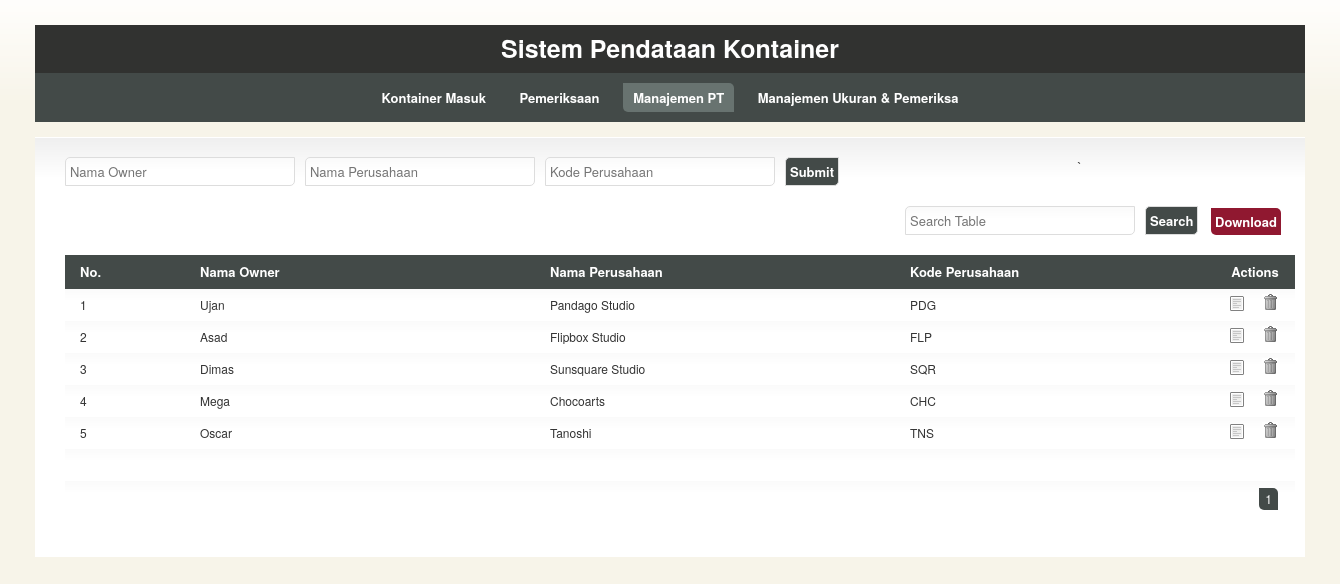
/index.php/manajemen_pt, run on an earlier commit of the app's database.
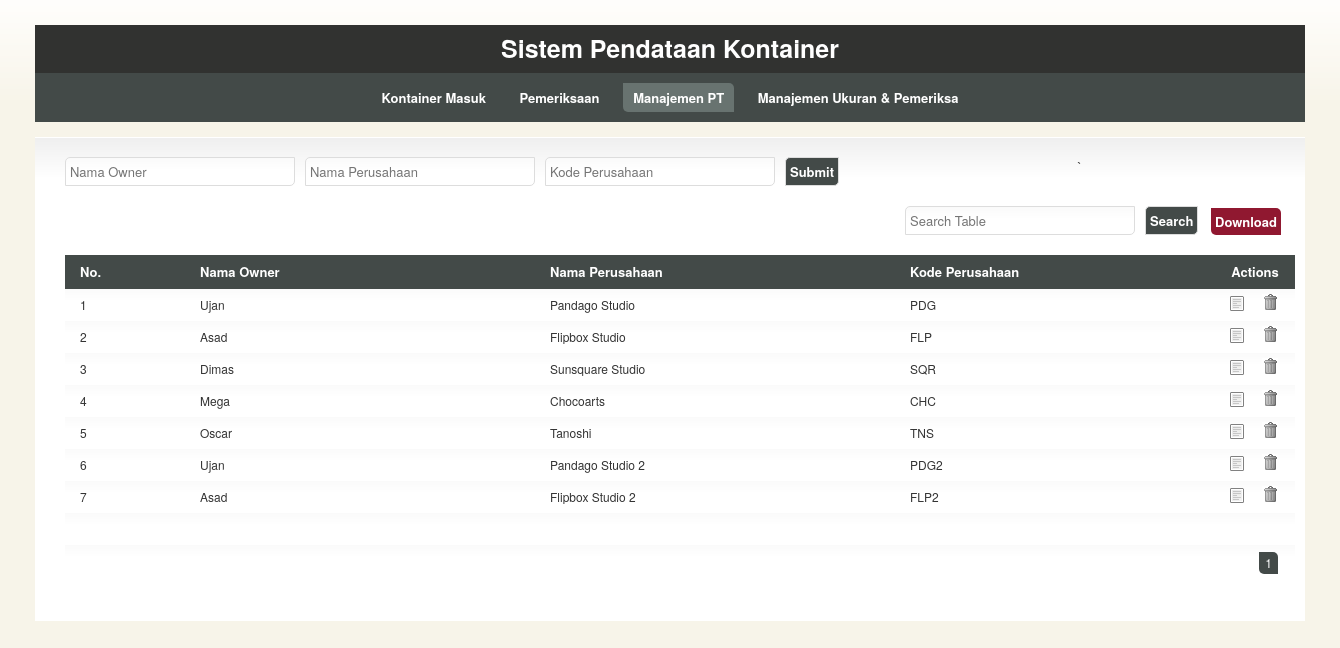
And on a later commit of the database.
### tables this page shows
CREATE TABLE IF NOT EXISTS `perusahaan` (
  `no` int(10) NOT NULL AUTO_INCREMENT,
  `nama` varchar(100) DEFAULT NULL,
  `owner` varchar(100) DEFAULT NULL,
  `kode` varchar(50) DEFAULT NULL,
  PRIMARY KEY (`no`)
);

### application/controllers/manajemen_pt.php (called while the page is built, shortened)
<?php if ( ! defined('BASEPATH')) exit('No direct script access allowed');
class Manajemen_pt extends CI_Controller
{
	function __construct()
	{
		$this->load->model('perusahaan_model', 'perusahaan', true);
		$this->load->model('ukuran_model', 'ukuran', true);
	}
	function index()
	{
		$data['rows'] = $this->perusahaan->get_rows(0, 30);
		$data['maxpage'] = $this->perusahaan->get_max_page();
		$data['page'] = 1;
		$this->load->view('manajemen_pt_view', $data);
	}
}

### index.php (called while the page is built, shortened)
<?php
require_once BASEPATH.'core/CodeIgniter.php';

### application/models/perusahaan_model.php (called while the page is built, shortened)
<?php if ( ! defined('BASEPATH')) exit('No direct script access allowed');
class Perusahaan_model extends CI_Model
{
	function get_rows($start, $limit)
	{
		$kueri = "SELECT * FROM perusahaan ORDER BY no LIMIT $start, $limit";
		$ret = $this->db->query($kueri)->result_array();
		return $ret;
	}
}

### application/views/manajemen_pt_view.php (the view, shortened to what this page needs)
<!DOCTYPE html>
<html lang="en">
	<head>
		<link rel="stylesheet" href="<?=base_url();?>application/css/960.css" type="text/css" media="screen" charset="utf-8" />
		<link rel="stylesheet" href="<?=base_url();?>application/css/template.css" type="text/css" media="screen" charset="utf-8" />
		<link rel="stylesheet" href="<?=base_url();?>application/css/colour.css" type="text/css" media="screen" charset="utf-8" />
		<link rel="stylesheet" type="text/css" href="<?=base_url();?>application/js/jquery.fancybox-1.3.4/fancybox/jquery.fancybox-1.3.4.css" media="screen" />
	</head>
	<body>
		<header id="header">
			<?php
				$data['active'] = 3;
				$this->load->view('header', $data);
			?>
		</header>
		<section id="section">
			<div id="content" class="container_16 clearfix">
				<form method="post" action="<?=site_url('manajemen_pt/entry')?>">
					<div class="grid_5"><p>
						<input name="owner" type="text" placeholder="Nama Owner" required/>
					</p></div>
					<div class="grid_5"><p>
						<input name="nama" type="text" placeholder="Nama Perusahaan" required/>
					</p></div>
					<div class="grid_5"><p>
						<input name="kode" type="text" placeholder="Kode Perusahaan" required/>
					</p></div>
					<div class="grid_1"><p>
						<input type="submit" value="Submit"/>
					</p></div>
				</form>
				<div class="grid_14">
					<p>&nbsp;</p>
				</div>
				<form method='POST' action='<?=base_url();?>manajemen_pt/search'>
					<div class="grid_5">
						<p>
							<input type="text" name='search' placeholder="Search Table"/>
						</p>
					</div>
					<div class="grid_1">
						<p>
							<input type="submit" value="Search" />
						</p>
					</div>
				</form>
				<div class="grid_1">
					<p>
						<?php
						$download_url = base_url()."manajemen_pt/download_xls";
						?>
						<a href='<?=$download_url;?>' class='error'>Download</a>
					</p>
				</div>
				<div class="grid_16">
					<table id="dataList" clas="tablesorter">
						<colgroup>
							<col class="colA" style="width:120px; word-wrap:break-word;"/>
							<col class="colC" style="width:350px; word-wrap:break-word;"/>
							<col class="colD" style="width:360px; word-wrap:break-word;"/>
							<col class="colE" style="width:320px; word-wrap:break-word;"/>
							<col class="colG" style="width:30px; word-wrap:break-word;"/>
							<col class="colH" style="width:50px; word-wrap:break-word;"/>
						</colgroup>
						<thead>
							<tr>
								<th>No.</th>
								<th>Nama Owner</th>
								<th>Nama Perusahaan</th>
								<th>Kode Perusahaan</th>
								<th class='center' colspan="2" width="10%">Actions</th>
							</tr>
						</thead>
						<tbody>
							<?php
							foreach($rows as $row){
								extract($row);
								echo "
									<tr>
										<td id='col_no_$no' style='text-align:left;'>$no</td>
										<td id='col_owner_$no'>$owner</td>
										<td id='col_nama_$no'>$nama</td>
										<td id='col_kode_$no'>$kode</td>
										<td id='col_edit_$no' class='center'><a href='#' onclick=\"edit_row('$no')\" class='edit'></a></td>
										<td id='col_delete_$no' class='center'><a href='#' onclick=\"confirm_delete_row('$no')\" class='trash'></a></td>
									</tr>
								";
							}
							?>
						</tbody>
						<tfoot>
							<tr><td colspan="9">&nbsp;</td><tr>
							<tr>
								<td colspan="9" class="pagination">
									<?php
										$st = $page-4;
										if($st < 1) $st = 1;
										$en = $st + 9;
										if($en > $maxpage){
											$en = $maxpage;
											$st = $en-9;
											if($st < 1) $st = 1;
										}
										for($i = $st; $i <= $en; $i++){
											if($i == $page) echo "<span class='active curved'>$i</span>";
											else{
												if(isset($key)) echo "<a href='".base_url()."manajemen_pt/search?key=$key&page=$i' class='curved'>$i</a>";
												else echo "<a href='".base_url()."manajemen_pt/page/$i' class='curved'>$i</a>";
											}
										}
									?>
								</td>
							</tr>
						</tfoot>
					</table>
				</div>`
			</div>
		</section>
	</body>
</html>

### application/views/header.php (shortened to what this page needs)
<div id="colhead"><h1 id="head">Sistem Pendataan Kontainer</h1></div>
<div id="colnav">
	<ul id="navigation">
		<?php
			if($active == 1) echo "
				<li><span class='active'>Kontainer Masuk</span></li>
				<li><a href='".site_url('pemeriksaan')."'>Pemeriksaan</a></li>
				<li><a href='".site_url('manajemen_pt')."'>Manajemen PT</a></li>
				<li><a href='".site_url('manajemen_ukuran_pemeriksa')."'>Manajemen Ukuran & Pemeriksa</a></li>
			";
			elseif($active == 3) echo "
				<li><a href='".site_url('kontainer')."'>Kontainer Masuk</a></li>
				<li><a href='".site_url('pemeriksaan')."'>Pemeriksaan</a></li>
				<li><span class='active'>Manajemen PT</span></li>
				<li><a href='".site_url('manajemen_ukuran_pemeriksa')."'>Manajemen Ukuran & Pemeriksa</a></li>
			";
		?>
	</ul>
</div>

### application/css/960.css (style rules this page uses)
html,body,div,span,applet,object,iframe,h1,h2,h3,h4,h5,h6,p,blockquote,pre,a,abbr,acronym,address,big,cite,code,del,dfn,em,font,img,ins,kbd,q,s,samp,small,strike,strong,sub,sup,tt,var,b,u,i,center,dl,dt,dd,ol,ul,li,fieldset,form,label,legend,table,caption,tbody,tfoot,thead,tr,th,td { margin:0;padding:0;border:0;outline:0;font-size:100%;vertical-align:baseline;background:transparent }
body { line-height:1 }
ol,ul { list-style:none }
table { border-collapse:collapse;border-spacing:0 }
body, textarea { color:#333;font:13px/1.5 'Helvetica Neue',Arial,'Liberation Sans',FreeSans,sans-serif }
h1 { font-size:25px }
ul { list-style:disc }
li { margin-left:30px }
p,dl,hr,h1,h2,h3,h4,h5,h6,ol,ul,pre,table,address,fieldset { margin-bottom:20px }
.grid_1 select,.grid_1 input,.grid_1 textarea { width:30px }
.grid_5 select,.grid_5 input,.grid_5 textarea { width:220px }
.grid_1, .grid_2, .grid_3, .grid_4, .grid_5, .grid_6, .grid_7, .grid_8, .grid_9, .grid_10, .grid_11, .grid_12, .grid_13, .grid_14, .grid_15, .grid_16 { display: inline; float: left; margin-left: 10px; margin-right: 10px; }
.grid_16 { float:center; }
.container_16 .grid_1, .container_16 .grid_1 .box, .container_16 .grid_1 .ui-state-highlight { width: 40px !important }
.container_16 .grid_5, .container_16 .grid_5 .box, .container_16 .grid_5 .ui-state-highlight { width: 220px !important }
.container_16 .grid_14, .container_16 .grid_14 .box, .container_16 .grid_14 .ui-state-highlight { width: 820px !important }
.container_16 .grid_16, .container_16 .grid_16 .box, .container_16 .grid_16 .ui-state-highlight { width: 940px !important }
.clearfix:after { clear: both; content: ' '; display: block; font-size: 0; line-height: 0; visibility: hidden; width: 0; height: 0; }

### application/css/template.css (style rules this page uses)
.center { text-align:center; }
a { text-decoration:none; }
#content { width:1270px; position:relative; margin-left: auto; margin-right: auto; text-align:center; float:center; }
label, #navigation, .error, .success, input[type="submit"], input[type="reset"] { font-weight:bold; }
h1, h2, h3, h4, h5, h6 { border-bottom:1px solid; }
a.edit, a.trash, a.ip, a.sppb, a.save, a.cancel, a.delete, a.unip, a.sppbyes { padding-left:12px; background-repeat:no-repeat; background-position:left center; }
a { padding:4px; }
table { width:100%; bord }
th, td { padding:7px 15px; text-align:left; }
#header { width:1270px; margin:10px auto 0 auto; padding:5px 30px; text-align:center; }
#head { -moz-border-radius-topright:10px; border:0; margin:10px auto 0 auto; padding:5px 30px; width:940px; }
#navigation { -moz-border-radius-bottomleft:10px; margin:0 auto 10px auto; padding:10px 30px; width:940px; }
#navigation > li { display:inline; margin:5px; }
#navigation > li > a, #navigation > li > span { display:inline-block; padding:5px 10px; text-decoration:none; }
#section { width:1270px; margin:auto; }
#content { padding:20px; -moz-border-radius-topleft: 10px; -moz-border-radius-bottomright: 10px; }
.curved, #navigation a, #navigation span, .error, .success, .box, .utils a { -moz-border-radius-bottomleft:5px; -moz-border-radius-topright:5px; -webkit-border-bottom-left-radius:5px; -webkit-border-top-right-radius:5px; }
.curved-alt, input, textarea, select, .box, .date td a, .utils a { -moz-border-radius-bottomright:5px; -moz-border-radius-topleft:5px; -webkit-border-bottom-right-radius:5px; -webkit-border-top-left-radius:5px; }
input, textarea, select { border:1px solid; font-family:inherit; font-size:inherit; padding:4px; }
input[type="submit"], input[type="reset"] { cursor:pointer; width:auto !important; }
.pagination { text-align:right; }
.pagination a, .pagination span { display:inline-block; margin:0 2px; padding:2px 6px; }
#dataList { table-layout:fixed; width:1230px; }
#dataList th,td { vertical-align:middle; }
#dataList th { cursor:pointer; }
#dataList2 th,td { vertical-align:bottom; font-size:12px; }
a.error { position:relative; top:6px; left:6px; }

What changed in the data, as far as the page shows it:
added perusahaan: no "6", owner "Ujan", nama "Pandago Studio 2", kode "PDG2"
added perusahaan: no "7", owner "Asad", nama "Flipbox Studio 2", kode "FLP2"
